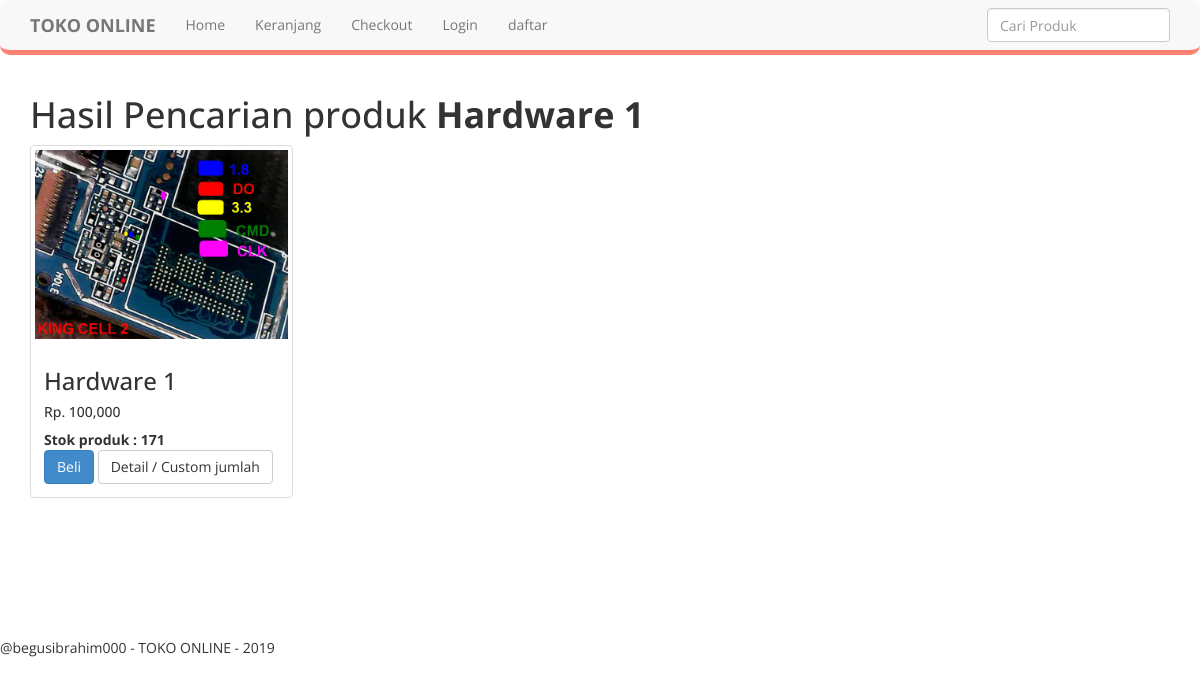
Screenshot of /pencarian.php?keyword=Hardware 1 with the database file from the repository.
### tables this page shows
CREATE TABLE `produk` (
  `id_produk` int(11) NOT NULL,
  `nama_produk` varchar(100) NOT NULL,
  `harga_produk` int(11) NOT NULL,
  `berat_produk` int(11) NOT NULL,
  `foto_produk` varchar(100) NOT NULL,
  `deskripsi_produk` text NOT NULL,
  `stok_produk` int(11) NOT NULL
);

### pencarian.php (the view, shortened to what this page needs)
<?php
	include 'admin/config/koneksi.php';
	$keyword = $_GET['keyword'];
	$pencarian = mysqli_query($koneksi, "SELECT * FROM produk WHERE nama_produk LIKE '%$keyword%' OR deskripsi_produk LIKE '%$keyword%' ");
	$semua_data = array();
	while($data = mysqli_fetch_assoc($pencarian)) :
		$semua_data[] = $data;
	endwhile;
?>
<!DOCTYPE html>
<html lang="en">
<head>
	<?php include 'layouts/css.php' ?>
</head>
<body>
	<?php include 'layouts/navbar.php' ?>
	<section id="pencarian" class="pencarian">
		<div class="container">
			<h1>Hasil Pencarian produk <strong><?= $keyword; ?></strong></h1>
			<div class="row">
			<?php foreach($semua_data as $key => $value) : ?>
				<div class="col-md-3">
					<div class="thumbnail">
						<img src="foto_produk/<?= $value['foto_produk']; ?>" width="img-responsive" alt="Foto Produk Yang Di Cari">
						<div class="caption">
							<h3><?= $value['nama_produk']; ?></h3>
							<h5>Rp. <?= number_format($value['harga_produk']); ?></h5>
							<span><strong>Stok produk : <?= $value['stok_produk']; ?></strong></span> <br>
							<a href="beli.php?id_produk=<?= $value['id_produk']; ?>" class="btn btn-primary">Beli</a>
							<a href="detail.php?id_produk=<?= $value['id_produk']; ?>" class="btn btn-default">Detail / Custom jumlah</a>
						</div>
					</div>
				</div>
			<?php endforeach; ?>
			</div>
		</div>
	</section>
	<?php include 'layouts/footer.php' ?>
</body>
</html>

### admin/assets/css/custom.css (style rules this page uses)
body { font-family: 'Open Sans', sans-serif; }

### rows the page displays
produk: foto_produk (picture), nama_produk "Hardware 1", harga_produk "100,000", stok_produk "171"

### other values shown
$keyword "Hardware 1"
